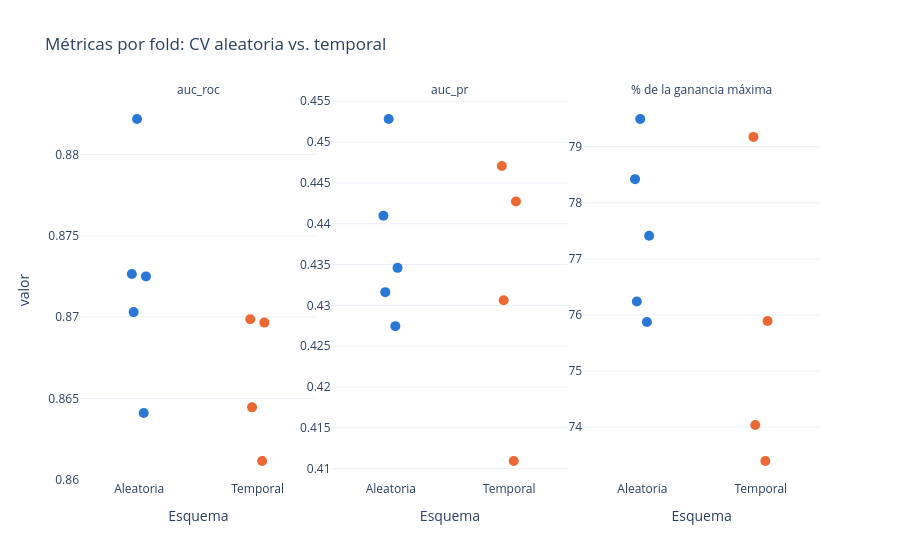

Notebook code for this chart:
### Code cell
# Resultado de cada fold por esquema y métrica
fig = px.strip(
    comparacion.melt(id_vars='esquema', value_vars=metricas_esquema, var_name='métrica', value_name='valor'),
    x='esquema',
    y='valor',
    color='esquema',
    facet_col='métrica',
    color_discrete_map={'Aleatoria': '#2a78d6', 'Temporal': '#eb6834'},
    labels={'esquema': 'Esquema'},
    title='Métricas por fold: CV aleatoria vs. temporal',
)
fig.update_traces(marker_size=10)
fig.update_yaxes(matches=None, showticklabels=True)
fig.for_each_annotation(lambda anotacion: anotacion.update(text=anotacion.text.split('=')[-1]))
fig.update_layout(showlegend=False)
fig.show()

### Figure 1 — Plotly figure (JSON) as saved in the notebook; plotly's stock layout.template omitted (floating-point values rounded to 4 significant figures)
{"data": [{"alignmentgroup": "True", "boxpoints": "all", "fillcolor": "rgba(255,255,255,0)", "hoveron": "points", "hovertemplate": "Esquema=%{x}<br>métrica=auc_roc<br>valor=%{y}<extra></extra>", "legendgroup": "Aleatoria", "line": {"color": "rgba(255,255,255,0)"}, "marker": {"color": "#2a78d6", "size": 10}, "name": "Aleatoria", "offsetgroup": "Aleatoria", "orientation": "v", "pointpos": 0, "showlegend": true, "type": "box", "x": ["Aleatoria", "Aleatoria", "Aleatoria", "Aleatoria", "Aleatoria"], "x0": " ", "xaxis": "x", "y": [0.8641, 0.8822, 0.8703, 0.8726, 0.8725], "y0": " ", "yaxis": "y"}, {"alignmentgroup": "True", "boxpoints": "all", "fillcolor": "rgba(255,255,255,0)", "hoveron": "points", "hovertemplate": "Esquema=%{x}<br>métrica=auc_pr<br>valor=%{y}<extra></extra>", "legendgroup": "Aleatoria", "line": {"color": "rgba(255,255,255,0)"}, "marker": {"color": "#2a78d6", "size": 10}, "name": "Aleatoria", "offsetgroup": "Aleatoria", "orientation": "v", "pointpos": 0, "showlegend": false, "type": "box", "x": ["Aleatoria", "Aleatoria", "Aleatoria", "Aleatoria", "Aleatoria"], "x0": " ", "xaxis": "x2", "y": [0.4316, 0.4528, 0.4274, 0.4346, 0.441], "y0": " ", "yaxis": "y2"}, {"alignmentgroup": "True", "boxpoints": "all", "fillcolor": "rgba(255,255,255,0)", "hoveron": "points", "hovertemplate": "Esquema=%{x}<br>métrica=% de la ganancia máxima<br>valor=%{y}<extra></extra>", "legendgroup": "Aleatoria", "line": {"color": "rgba(255,255,255,0)"}, "marker": {"color": "#2a78d6", "size": 10}, "name": "Aleatoria", "offsetgroup": "Aleatoria", "orientation": "v", "pointpos": 0, "showlegend": false, "type": "box", "x": ["Aleatoria", "Aleatoria", "Aleatoria", "Aleatoria", "Aleatoria"], "x0": " ", "xaxis": "x3", "y": [76.24, 78.42, 79.49, 77.41, 75.87], "y0": " ", "yaxis": "y3"}, {"alignmentgroup": "True", "boxpoints": "all", "fillcolor": "rgba(255,255,255,0)", "hoveron": "points", "hovertemplate": "Esquema=%{x}<br>métrica=auc_roc<br>valor=%{y}<extra></extra>", "legendgroup": "Temporal", "line": {"color": "rgba(255,255,255,0)"}, "marker": {"color": "#eb6834", "size": 10}, "name": "Temporal", "offsetgroup": "Temporal", "orientation": "v", "pointpos": 0, "showlegend": true, "type": "box", "x": ["Temporal", "Temporal", "Temporal", "Temporal"], "x0": " ", "xaxis": "x", "y": [0.8611, 0.8644, 0.8699, 0.8697], "y0": " ", "yaxis": "y"}, {"alignmentgroup": "True", "boxpoints": "all", "fillcolor": "rgba(255,255,255,0)", "hoveron": "points", "hovertemplate": "Esquema=%{x}<br>métrica=auc_pr<br>valor=%{y}<extra></extra>", "legendgroup": "Temporal", "line": {"color": "rgba(255,255,255,0)"}, "marker": {"color": "#eb6834", "size": 10}, "name": "Temporal", "offsetgroup": "Temporal", "orientation": "v", "pointpos": 0, "showlegend": false, "type": "box", "x": ["Temporal", "Temporal", "Temporal", "Temporal"], "x0": " ", "xaxis": "x2", "y": [0.4306, 0.4427, 0.4471, 0.4109], "y0": " ", "yaxis": "y2"}, {"alignmentgroup": "True", "boxpoints": "all", "fillcolor": "rgba(255,255,255,0)", "hoveron": "points", "hovertemplate": "Esquema=%{x}<br>métrica=% de la ganancia máxima<br>valor=%{y}<extra></extra>", "legendgroup": "Temporal", "line": {"color": "rgba(255,255,255,0)"}, "marker": {"color": "#eb6834", "size": 10}, "name": "Temporal", "offsetgroup": "Temporal", "orientation": "v", "pointpos": 0, "showlegend": false, "type": "box", "x": ["Temporal", "Temporal", "Temporal", "Temporal"], "x0": " ", "xaxis": "x3", "y": [75.89, 74.04, 73.39, 79.17], "y0": " ", "yaxis": "y3"}], "layout": {"annotations": [{"font": {}, "showarrow": false, "text": "auc_roc", "x": 0.16, "xanchor": "center", "xref": "paper", "y": 1, "yanchor": "bottom", "yref": "paper"}, {"font": {}, "showarrow": false, "text": "auc_pr", "x": 0.5, "xanchor": "center", "xref": "paper", "y": 1, "yanchor": "bottom", "yref": "paper"}, {"font": {}, "showarrow": false, "text": "% de la ganancia máxima", "x": 0.84, "xanchor": "center", "xref": "paper", "y": 1, "yanchor": "bottom", "yref": "paper"}], "boxmode": "overlay", "legend": {"title": {"text": "Esquema"}, "tracegroupgap": 0}, "showlegend": false, "title": {"text": "Métricas por fold: CV aleatoria vs. temporal"}, "xaxis": {"anchor": "y", "categoryarray": ["Aleatoria", "Temporal"], "categoryorder": "array", "domain": [0, 0.32], "title": {"text": "Esquema"}}, "xaxis2": {"anchor": "y2", "categoryarray": ["Aleatoria", "Temporal"], "categoryorder": "array", "domain": [0.34, 0.66], "matches": "x", "title": {"text": "Esquema"}}, "xaxis3": {"anchor": "y3", "categoryarray": ["Aleatoria", "Temporal"], "categoryorder": "array", "domain": [0.68, 1.0], "matches": "x", "title": {"text": "Esquema"}}, "yaxis": {"anchor": "x", "domain": [0, 1], "showticklabels": true, "title": {"text": "valor"}}, "yaxis2": {"anchor": "x2", "domain": [0, 1], "showticklabels": true}, "yaxis3": {"anchor": "x3", "domain": [0, 1], "showticklabels": true}}}
